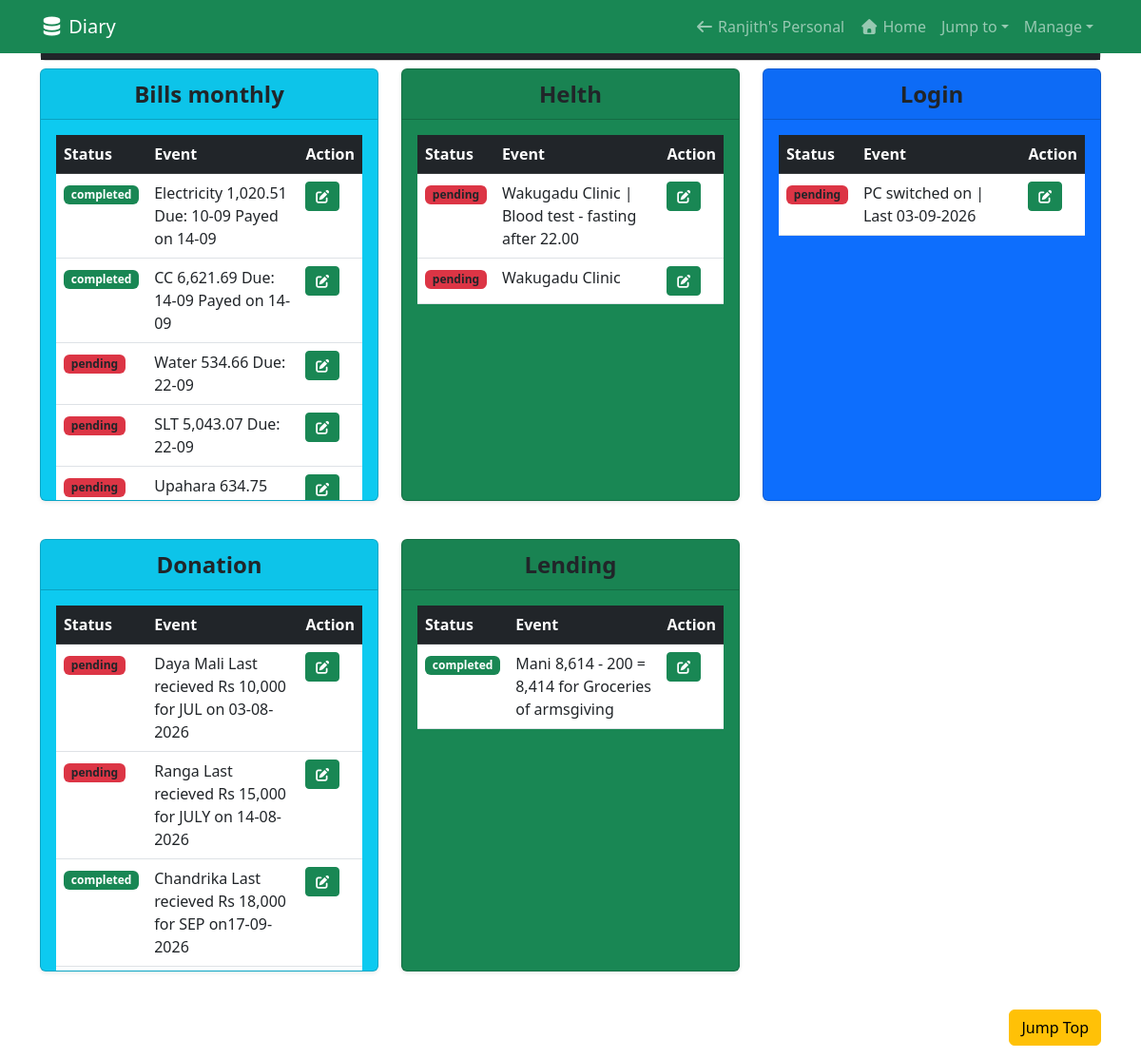
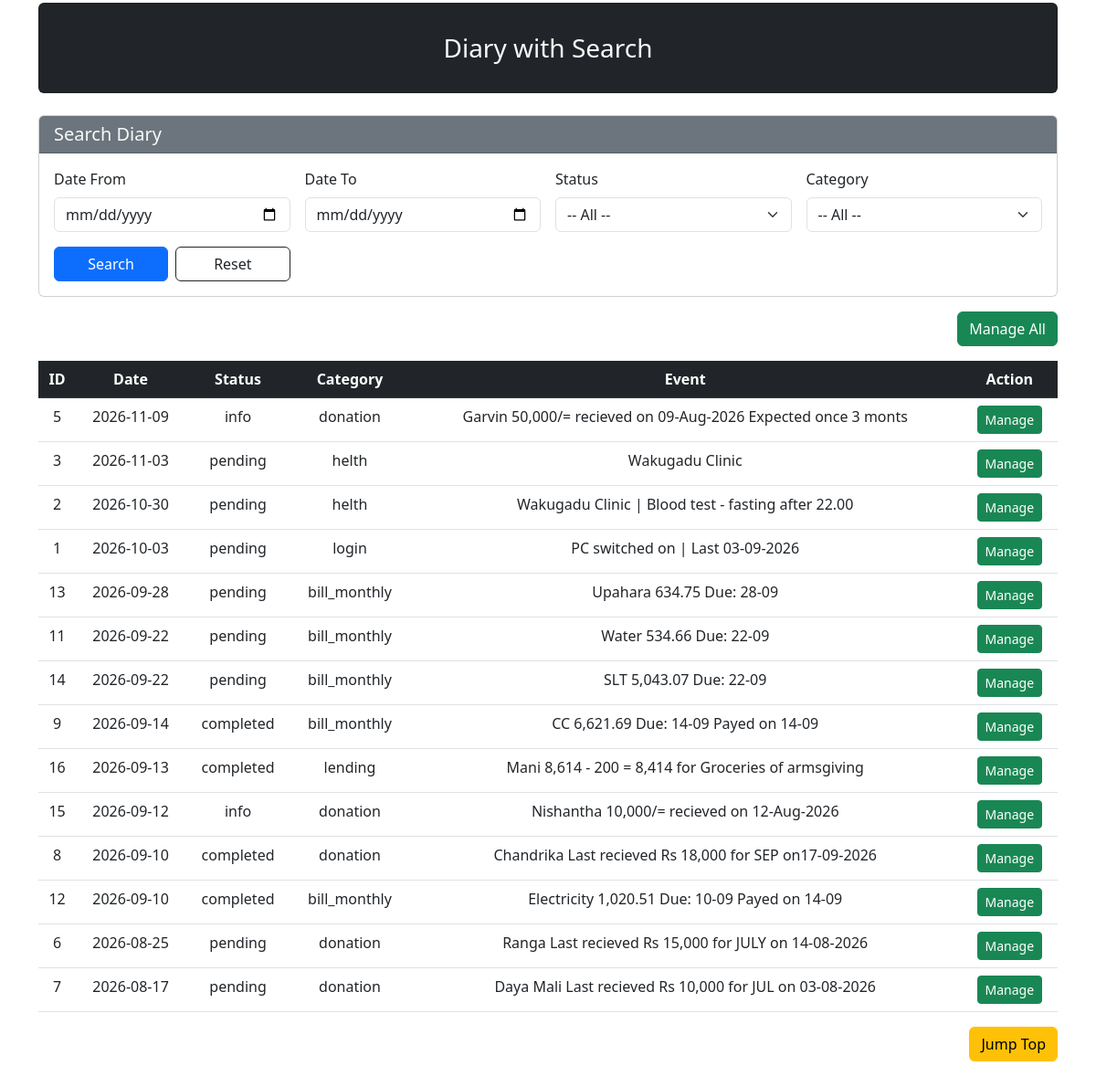
Page /Diary/dashboard.php on the committed database (2 pictures, top to bottom).
### tables this page shows
CREATE TABLE `diary` (
  `id` int(11) NOT NULL AUTO_INCREMENT,
  `date` date NOT NULL,
  `status` varchar(20) NOT NULL,
  `category` varchar(20) NOT NULL,
  `event` varchar(500) NOT NULL,
  PRIMARY KEY (`id`)
);

### Diary/config.php (called while the page is built, shortened)
<?php
$protocol = isset($_SERVER['HTTPS']) && $_SERVER['HTTPS'] === 'on' ? 'https://' : 'http://';
$host = $_SERVER['HTTP_HOST'];
$script = $_SERVER['SCRIPT_NAME'];
$path = rtrim(dirname($script), '/\\');
$base_url_root = dirname($protocol . $host . $path);
$base_url_diary  = $protocol . $host . $path;

### Diary/dashboard.php (the view, shortened to what this page needs)
<?php
require_once "header-dashboard.php";
?>
</head>
<body>
  <section class="p-0" id="diary_cards">
    <div class="container mt-3 mb-2">
      <div class="card">
        <div class="card-header bg-dark text-light">
          <h4 class="mb-0 text-center">Diary - Categories</h4>
        </div>
      </div>
    </div>
    <div class="container">
      <div class="row g-4">
        <?php
        $card_header = "Bills monthly";
        $card_bg = "bg-info";
        $sql_categry = "bill_monthly";
        $sql_orderby = "ASC";
        require "include/card_box_diary.php";
        ?>
        <?php
        $card_header = "Helth";
        $card_bg = "bg-success";
        $sql_categry = "helth";
        require "include/card_box_diary.php";
        ?>
        <?php
        $card_header = "Login";
        $card_bg = "bg-primary";
        $sql_categry = "login";
        require "include/card_box_diary.php";
        ?>
        <?php
        $card_header = "Donation";
        $card_bg = "bg-info";
        $sql_categry = "donation";
        require "include/card_box_diary.php";
        ?>
        <?php
        $card_header = "Lending";
        $card_bg = "bg-success";
        $sql_categry = "lending";
        require "include/card_box_diary.php";
        ?>
        <div class="d-grid gap-2 d-md-flex justify-content-md-end">
          <a href="#top" class="btn btn-warning mb-0">Jump Top</a>
        </div>
      </div>
  </section>
  <section class="p-3" id="diary_with_search">
    <div class="container">
      <div class="row text-center g-4">
        <div class="col-md">
          <div class="card bg-dark text-light">
            <div class="card-body text-center">
              <h3 class="card-title mb-3">Diary with Search</h3>
            </div>
          </div>
        </div>
      </div>
    </div>
    <div class="container mt-4">
      <div class="card">
        <div class="card-header bg-secondary text-light">
          <h5 class="mb-0">Search Diary</h5>
        </div>
        <div class="card-body">
          <form method="GET" action="" class="row g-3 align-items-end">
            <div class="col-md-3">
              <label for="date_from" class="form-label">Date From</label>
              <input type="date" class="form-control" id="date_from" name="date_from"
                value="<?= htmlspecialchars($_GET['date_from'] ?? '') ?>">
            </div>
            <div class="col-md-3">
              <label for="date_to" class="form-label">Date To</label>
              <input type="date" class="form-control" id="date_to" name="date_to"
                value="<?= htmlspecialchars($_GET['date_to'] ?? '') ?>">
            </div>
            <div class="col-md-3">
              <label for="status" class="form-label">Status</label>
              <select class="form-select" id="status" name="status">
                <option value="">-- All --</option>
              </select>
            </div>
            <div class="col-md-3">
              <label for="category" class="form-label">Category</label>
              <select class="form-select" id="category" name="category">
                <option value="">-- All --</option>
              </select>
            </div>
            <div class="col-md-3 d-flex gap-2">
              <button type="submit" class="btn btn-primary w-100">
                <i class="bi bi-search"></i> Search
              </button>
              <a href="dashboard.php" class="btn btn-outline-dark w-100">Reset</a>
            </div>
          </form>
        </div>
      </div>
    </div>
    <div class="container mt-3">
      <div class="d-grid gap-2 d-md-flex justify-content-md-end">
        <a href="diary/admin.php" class="btn btn-success mb-3">Manage All</a>
      </div>
      <table class="table table-hover text-center ">
        <thead class="table-dark">
          <tr>
            <th scope="col">ID</th>
            <th scope="col">Date</th>
            <th scope="col">Status</th>
            <th scope="col">Category</th>
            <th scope="col">Event</th>
            <th scope="col">Action</th>
          </tr>
        </thead>
        <tbody>
          <?php
          $conn = getConn1("ranjith_personal");
          $params = [];
          $types = '';
          $sql = "SELECT * FROM `diary`";
          $sql .= " ORDER BY `date` DESC";
          if (!empty($params)) {
            $stmt = mysqli_prepare($conn, $sql);
            mysqli_stmt_bind_param($stmt, $types, ...$params);
            mysqli_stmt_execute($stmt);
            $result = mysqli_stmt_get_result($stmt);
          } else {
            $result = mysqli_query($conn, $sql);
          }
          while ($row = mysqli_fetch_assoc($result)) {
          ?>
            <tr>
              <td><?= htmlspecialchars($row["id"]) ?></td>
              <td><?= htmlspecialchars($row["date"]) ?></td>
              <td><?= htmlspecialchars($row["status"]) ?></td>
              <td><?= htmlspecialchars($row["category"]) ?></td>
              <td><?= htmlspecialchars($row["event"]) ?></td>
              <td>
                <a class="btn btn-success btn-sm me-0" href="diary/admin.php?rec_filter=Manage&id=<?php echo $row["id"] ?>" role="button">Manage</a>
              </td>
            </tr>
          <?php
          }
          ?>
        </tbody>
      </table>
      <div class="d-grid gap-2 d-md-flex justify-content-md-end">
        <a href="#top" class="btn btn-warning mb-3">Jump Top</a>
      </div>
    </div>
  </section>
</body>
</html>

### Diary/header-dashboard.php (shortened to what this page needs)
 <?php
 require_once __DIR__ . '/config.php';
 ?>
 <!doctype html>
 <html lang="en">
 <head>
   <link href="https://cdn.jsdelivr.net/npm/bootstrap@5.3.0/dist/css/bootstrap.min.css" rel="stylesheet">
   <link rel="stylesheet" href="https://cdnjs.cloudflare.com/ajax/libs/font-awesome/6.5.0/css/all.min.css">
   <link rel="stylesheet" href="https://cdnjs.cloudflare.com/ajax/libs/font-awesome/7.3.1/css/all.min.css"
/>
   <div class="container mt-3" id="top">
     <nav class="navbar fixed-top navbar-expand-lg navbar-dark bg-success" data-aos="fade-down">
       <div class="container">
         <a class="navbar-brand" href="<?= $base_url_diary ?>/dashboard.php">
           <i class="fas fa-database"></i> Diary
         </a>
         <div class="collapse navbar-collapse" id="navbarNav">
           <ul class="navbar-nav ms-auto">
             <li class="nav-item">
               <a class="nav-link" aria-current="page" href="<?= $base_url_root ?>/dashboard.php">
                 <i class="fas fa-arrow-left"></i> Ranjith's Personal
               </a>
             </li>
             <li class="nav-item">
               <a class="nav-link" aria-current="page" href="<?= $base_url_diary ?>/dashboard.php">
                 <i class="fas fa-home"></i> Home
               </a>
             </li>
             <li class="nav-item dropdown">
               <a class="nav-link dropdown-toggle" data-bs-toggle="dropdown" href="#" role="button" aria-expanded="false">Jump to</a>
             </li>
             <li class="nav-item dropdown">
               <a class="nav-link dropdown-toggle" data-bs-toggle="dropdown" href="#" role="button" aria-expanded="false">Manage</a>
             </li>
           </ul>
         </div>
       </div>
     </nav>
   </div>

### Diary/include/card_box_diary.php (shortened to what this page needs)
<div class="col-md-6 col-lg-4 mb-3">
  <div class="card h-100 shadow-sm <?= $card_bg ?> text-dark">
    <div class="card-header d-flex justify-content-center align-items-center">
      <span class="fw-bold fs-4 text-center"><?= $card_header ?></span>
    </div>
    <div class="card-body" style="max-height: 400px; overflow-y: auto;">
      <table class="table table-hover">
        <thead class="table-dark">
          <tr>
            <th scope="col">Status</th>
            <th scope="col">Event</th>
            <th scope="col">Action</th>
          </tr>
        </thead>
        <tbody>
          <?php
          $conn = getConn1("ranjith_personal");
          $category  = $sql_categry ?? '';
          $conditions = [];
          $params = [];
          $types = '';
          if ($category !== '') {
            $conditions[] = "`category` = ?";
            $params[] = $category;
            $types .= 's';
          }
          $sql = "SELECT * FROM `diary`";
          if (!empty($conditions)) {
            $sql .= " WHERE " . implode(" AND ", $conditions);
          }
          $sql .= " ORDER BY `date` $sql_orderby";
          if (!empty($params)) {
            $stmt = mysqli_prepare($conn, $sql);
            mysqli_stmt_bind_param($stmt, $types, ...$params);
            mysqli_stmt_execute($stmt);
            $result = mysqli_stmt_get_result($stmt);
          } else {
            $result = mysqli_query($conn, $sql);
          }
          ?>
          <?php
          while ($row = mysqli_fetch_assoc($result)) {
          ?>
            <tr>
              <td>
                <?php if ($row["status"] === "completed"): ?>
                  <span class="badge bg-success"><?= htmlspecialchars($row["status"]) ?></span>
                <?php else: ?>
                  <span class="badge bg-danger text-dark"><?= htmlspecialchars($row["status"]) ?></span>
                <?php endif; ?>
              </td>
              <td><?= htmlspecialchars($row["event"]) ?></td>
              <td>
                <a class="btn btn-success btn-sm me-0" href="./admin.php?rec_filter=Manage&id=<?php echo $row["id"] ?>"><i class="fas fa-edit"></i></a>
              </td>
            </tr>
          <?php
          }
          ?>
        </tbody>
      </table>
    </div>
  </div>
</div>

### rows in the picture
diary: status "completed", event "Electricity 1,020.51 Due: 10-09 Payed on 14-09", id "12", date "2026-09-10", category "bill_monthly"
diary: status "completed", event "CC 6,621.69 Due: 14-09 Payed on 14-09", id "9", date "2026-09-14", category "bill_monthly"
diary: status "pending", event "Water 534.66 Due: 22-09", id "11", date "2026-09-22", category "bill_monthly"
diary: status "pending", event "SLT 5,043.07 Due: 22-09", id "14", date "2026-09-22", category "bill_monthly"
diary: status "pending", event "Upahara 634.75…", id "13", date "2026-09-28", category "bill_monthly", event "Upahara 634.75 Due: 28-09"
diary: status "pending", event "Wakugadu Clinic | Blood test - fasting after 22.00", id "2", date "2026-10-30", category "helth"
diary: status "pending", event "Wakugadu Clinic", id "3", date "2026-11-03", category "helth"
diary: status "pending", event "PC switched on | Last 03-09-2026", id "1", date "2026-10-03", category "login"
diary: status "pending", event "Daya Mali Last recieved Rs 10,000 for JUL on 03-08-2026", id "7", date "2026-08-17", category "donation"
diary: status "pending", event "Ranga Last recieved Rs 15,000 for JULY on 14-08-2026", id "6", date "2026-08-25", category "donation"
diary: status "completed", event "Chandrika Last recieved Rs 18,000 for SEP on17-09-2026", id "8", date "2026-09-10", category "donation"
diary: status "completed", event "Mani 8,614 - 200 = 8,414 for Groceries of armsgiving", id "16", date "2026-09-13", category "lending"
diary: id "5", date "2026-11-09", status "info", category "donation", event "Garvin 50,000/= recieved on 09-Aug-2026 Expected once 3 monts"
diary: id "15", date "2026-09-12", status "info", category "donation", event "Nishantha 10,000/= recieved on 12-Aug-2026"

### other values in the picture
$card_header "Bills monthly Helth Login Donation Lending"
